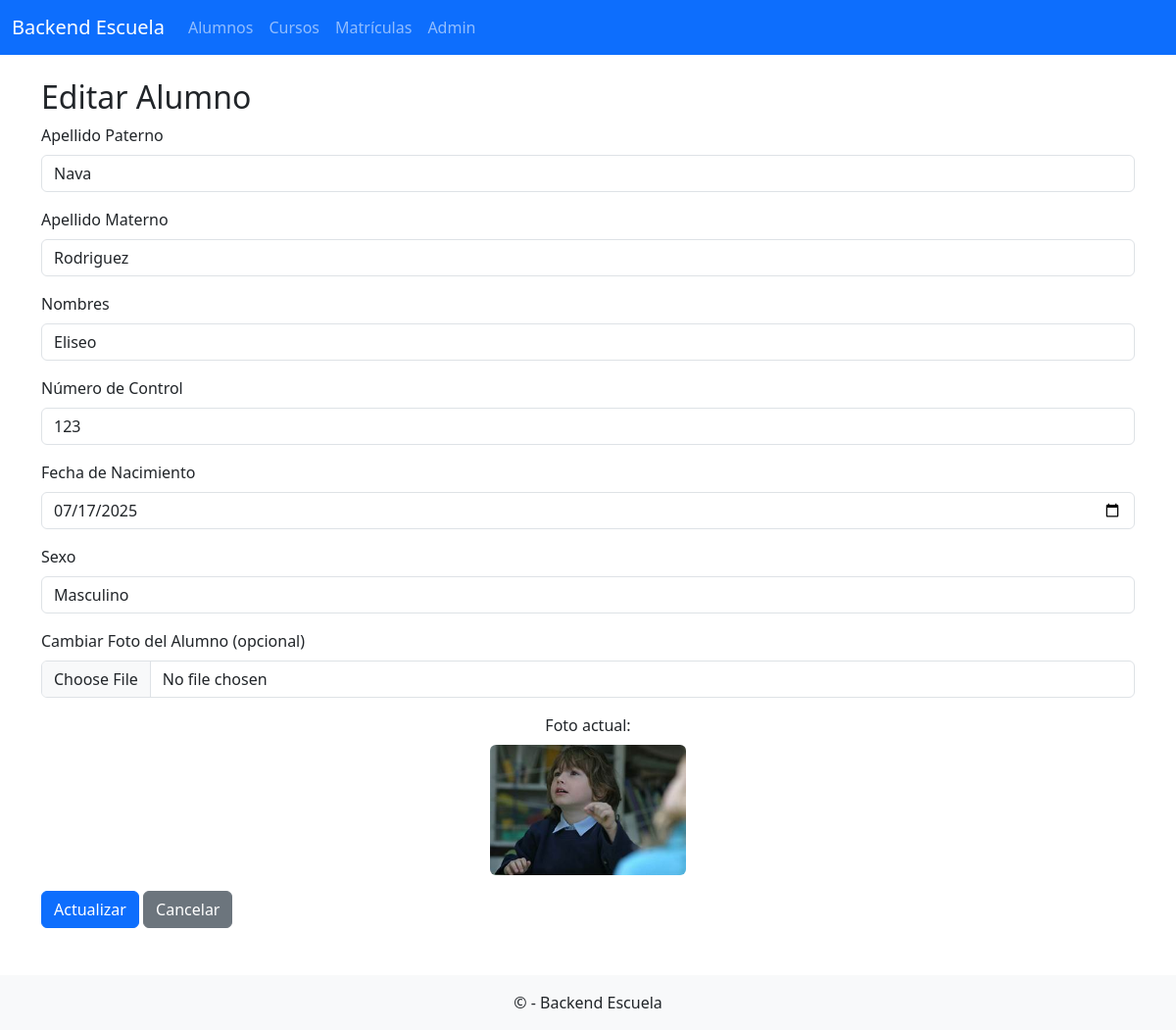
/alumno/editar/1/, run on the app's committed database.
### frontend_appescuela/models.py (models this page shows, shortened)
class Alumno(models.Model):
    ApellidoPaterno = models.CharField(max_length=35)
    ApellidoMaterno = models.CharField(max_length=35)
    Nombres = models.CharField(max_length=35)
    NumControl = models.CharField(max_length=8, unique=True)
    FechaNacimiento = models.DateField()
    SEXOS = (('F', 'Femenino'), ('M', 'Masculino'))
    Sexo = models.CharField(max_length=1, choices=SEXOS, default='M')
    foto_alumno = models.ImageField(upload_to='proyectos/', blank=True, null=True)

### frontend_appescuela/views.py (the view, shortened to what this page needs)
# urls.py: path('alumno/editar/<int:id>/', views.editar_alumno, name='editar_alumno'),
def editar_alumno(request, id):
    alumno = get_object_or_404(Alumno, id=id)
    return render(request, 'frontend_appescuela/editar_alumno.html', {'alumno': alumno})

### frontend_appescuela/templates/frontend_appescuela/editar_alumno.html (shortened to what this page needs)
{% extends "frontend_appescuela/base.html" %}
{% block content %}
<h2>Editar Alumno</h2>
<form method="post" enctype="multipart/form-data">
    <div class="mb-3">
        <label for="ApellidoPaterno" class="form-label">Apellido Paterno</label>
        <input type="text" name="ApellidoPaterno" id="ApellidoPaterno" class="form-control" value="{{ alumno.ApellidoPaterno }}" required>
    </div>
    <div class="mb-3">
        <label for="ApellidoMaterno" class="form-label">Apellido Materno</label>
        <input type="text" name="ApellidoMaterno" id="ApellidoMaterno" class="form-control" value="{{ alumno.ApellidoMaterno }}" required>
    </div>
    <div class="mb-3">
        <label for="Nombres" class="form-label">Nombres</label>
        <input type="text" name="Nombres" id="Nombres" class="form-control" value="{{ alumno.Nombres }}" required>
    </div>
    <div class="mb-3">
        <label for="NumControl" class="form-label">Número de Control</label>
        <input type="text" name="NumControl" id="NumControl" class="form-control" maxlength="8" value="{{ alumno.NumControl }}" required>
    </div>
    <div class="mb-3">
        <label for="FechaNacimiento" class="form-label">Fecha de Nacimiento</label>
        <input type="date" name="FechaNacimiento" id="FechaNacimiento" class="form-control" value="{{ alumno.FechaNacimiento|date:'Y-m-d' }}" required>
    </div>
    <div class="mb-3">
        <label for="Sexo" class="form-label">Sexo</label>
        <select name="Sexo" id="Sexo" class="form-control" required>
            <option value="M" {% if alumno.Sexo == 'M' %}selected{% endif %}>Masculino</option>
        </select>
    </div>
    <div class="mb-3">
        <label for="foto_alumno" class="form-label">Cambiar Foto del Alumno (opcional)</label>
        <input type="file" name="foto_alumno" id="foto_alumno" class="form-control" accept="image/*">
    </div>
    {% if alumno.foto_alumno %}
        <div class="mb-3 text-center">
            <label class="form-label d-block">Foto actual:</label>
            <img src="{{ alumno.foto_alumno.url }}" alt="Foto del alumno" class="img-fluid rounded" style="max-width: 200px;">
        </div>
    {% else %}
        <p class="text-muted text-center">No hay foto disponible.</p>
    {% endif %}
    <button type="submit" class="btn btn-primary">Actualizar</button>
    <a href="{% url 'frontend_appescuela:ver_alumnos' %}" class="btn btn-secondary">Cancelar</a>
</form>
{% endblock %}

### data on the page
Alumno: ApellidoPaterno "Nava", ApellidoMaterno "Rodriguez", Nombres "Eliseo", NumControl "123", FechaNacimiento "07/17/2025", Sexo "Masculino", foto_alumno (picture)
